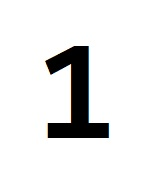
#> input picture T8-NumberDetector-JEVG/1.jpg, 158 x 180 px
$ python LowNumberDetect_JEVG.py
#> lines starting #> are read from the running program, lines starting #| are printed output that depends on the picture; after the words box and inside, x2 and y2 are one past the last pixel; in counts of white or black regions, pixels touching at a corner belong together
import cv2

umbral = 150
img1 = cv2.imread('1.jpg',0)
#> img1: shape (180, 158); min 0, max 255, mean 231.2
img123 = cv2.imread('123Inverse.jpg',0)
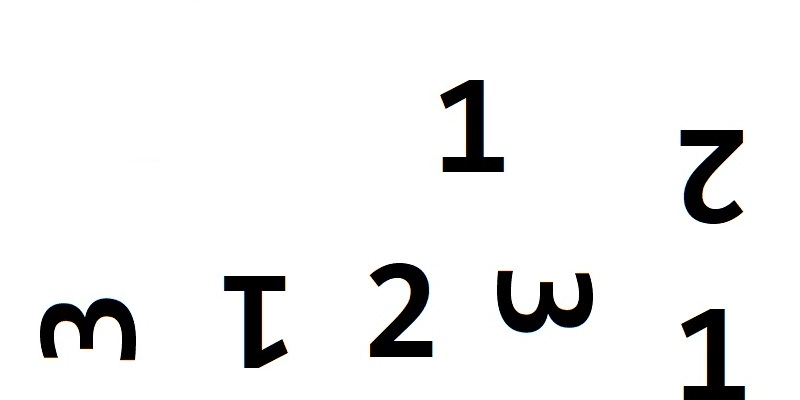
#> input picture T8-NumberDetector-JEVG/123Inverse.jpg, 800 x 400 px
#> img123: shape (400, 800); min 0, max 255, mean 239.3
img2 = cv2.imread('2.jpg',0)
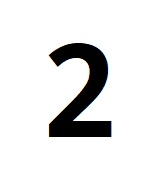
#> input picture T8-NumberDetector-JEVG/2.jpg, 158 x 180 px
#> img2: shape (180, 158); min 0, max 255, mean 228.3
img3 = cv2.imread('3.jpg',0)
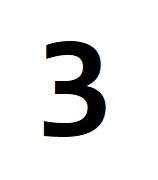
#> input picture T8-NumberDetector-JEVG/3.jpg, 158 x 180 px
#> img3: shape (180, 158); min 0, max 255, mean 229

_, img1_umbral = cv2.threshold(img1, umbral, 255, cv2.THRESH_BINARY_INV)
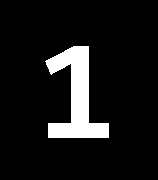
#> img1_umbral: shape (180, 158); 9.4% white; 1 white region, box (x1, y1, x2, y2) and area: (45, 46, 109, 138) 2682
_, img123_umbral = cv2.threshold(img123, umbral, 255, cv2.THRESH_BINARY_INV)
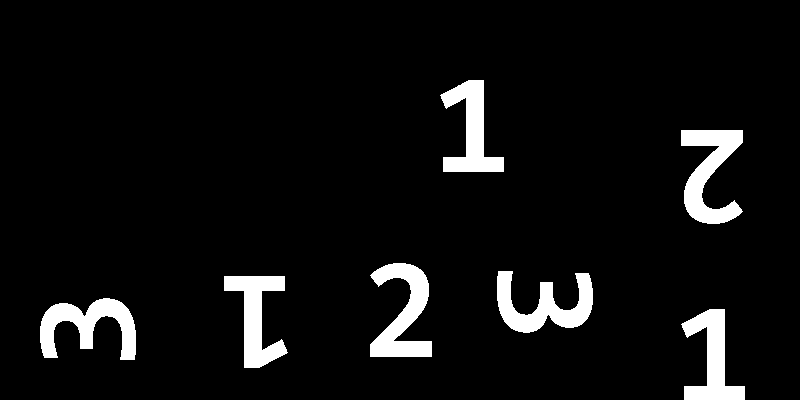
#> img123_umbral: shape (400, 800); 6.2% white; 7 white regions, largest, box (x1, y1, x2, y2) and area: (370, 263, 432, 357) 2979, (681, 130, 743, 224) 2978, (497, 271, 593, 333) 2928
_, img2_umbral = cv2.threshold(img2, umbral, 255, cv2.THRESH_BINARY_INV)
#> img2_umbral: shape (180, 158); 10.5% white; 1 white region, box (x1, y1, x2, y2) and area: (49, 43, 111, 137) 2977
_, img3_umbral = cv2.threshold(img3, umbral, 255, cv2.THRESH_BINARY_INV)
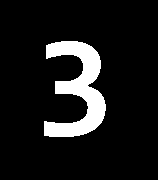
#> img3_umbral: shape (180, 158); 10.3% white; 1 white region

contornos1, _ = cv2.findContours(img1_umbral, cv2.RETR_EXTERNAL, cv2.CHAIN_APPROX_NONE)
#> contornos1 = 1 contour; box (x1, y1, x2, y2) and area: (45, 46, 109, 138) 2510
contornos2, _ = cv2.findContours(img2_umbral, cv2.RETR_EXTERNAL, cv2.CHAIN_APPROX_NONE)
#> contornos2 = 1 contour; box (x1, y1, x2, y2) and area: (49, 43, 111, 137) 2800
contornos3, _ = cv2.findContours(img3_umbral, cv2.RETR_EXTERNAL, cv2.CHAIN_APPROX_NONE)
#> contornos3 = 1 contour; box (x1, y1, x2, y2) and area: (44, 41, 106, 137) 2734

contorno1 = contornos1[0]
#> contorno1 = contour of 341 points, box (x1, y1, x2, y2) (45, 46, 109, 138), area 2510
contorno2 = contornos2[0]
#> contorno2 = contour of 351 points, box (x1, y1, x2, y2) (49, 43, 111, 137), area 2800
contorno3 = contornos3[0]
#> contorno3 = contour of 387 points, box (x1, y1, x2, y2) (44, 41, 106, 137), area 2734

contornos123, _ = cv2.findContours(img123_umbral, cv2.RETR_EXTERNAL, cv2.CHAIN_APPROX_NONE)
#> contornos123 = 7 contours; box (x1, y1, x2, y2) and area: (370, 263, 432, 357) 2802, (681, 130, 743, 224) 2802, (497, 271, 593, 333) 2734, (40, 298, 136, 360) 2732, (224, 276, 288, 368) 2510, (440, 80, 504, 172) 2510, (681, 309, 745, 400) 2452

contador1 = 0
contador2 = 0
contador3 = 0

for contorno in contornos123:
    match1 = cv2.matchShapes(contorno1, contorno, cv2.CONTOURS_MATCH_I1, 0.0)
    match2 = cv2.matchShapes(contorno2, contorno, cv2.CONTOURS_MATCH_I1, 0.0)
    match3 = cv2.matchShapes(contorno3, contorno, cv2.CONTOURS_MATCH_I1, 0.0)

    if match1 < 0.01:
        contador1 += 1
    elif match2 < 0.01:
        contador2 += 1
    elif match3 < 0.01:
        contador3 += 1
#> this loop made 7 passes
#> (match1, match2, match3, contador3) on passes 2, 4: (0.859, 0.38, 0.00291, 1), (0.861, 0.383, 0.000483, 2)
#> (match1, match2, match3, contador1) on passes 3, 7: (8.4e-13, 0.668, 0.861, 1), (0.00018, 0.667, 0.861, 2)
#> after the loop, contador1 = 2; contador2 = 2; contador3 = 2

# Convertir la imagen a color para poder agregar texto en color
img123_color = cv2.cvtColor(img123, cv2.COLOR_GRAY2BGR)

# Agregar el conteo de cada número a la imagen
cv2.putText(img123_color, "Conteo de 1s: " + str(contador1), (10, 30), cv2.FONT_HERSHEY_SIMPLEX, 1, (0, 0, 255), 2)
cv2.putText(img123_color, "Conteo de 2s: " + str(contador2), (10, 60), cv2.FONT_HERSHEY_SIMPLEX, 1, (0, 0, 255), 2)
cv2.putText(img123_color, "Conteo de 3s: " + str(contador3), (10, 90), cv2.FONT_HERSHEY_SIMPLEX, 1, (0, 0, 255), 2)
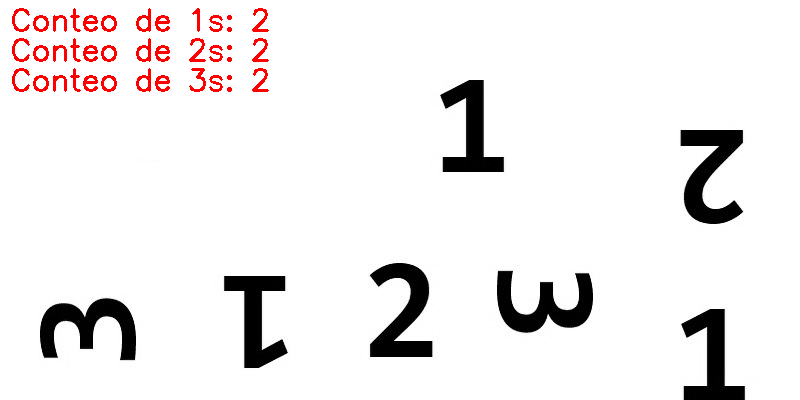
#> img123_color: shape (400, 800, 3); mean B, G, R 235.7, 235.7, 239.3

# Mostrar la imagen con el conteo de números
cv2.imshow('Conteo de números', img123_color)
cv2.waitKey(0)
cv2.destroyAllWindows()
